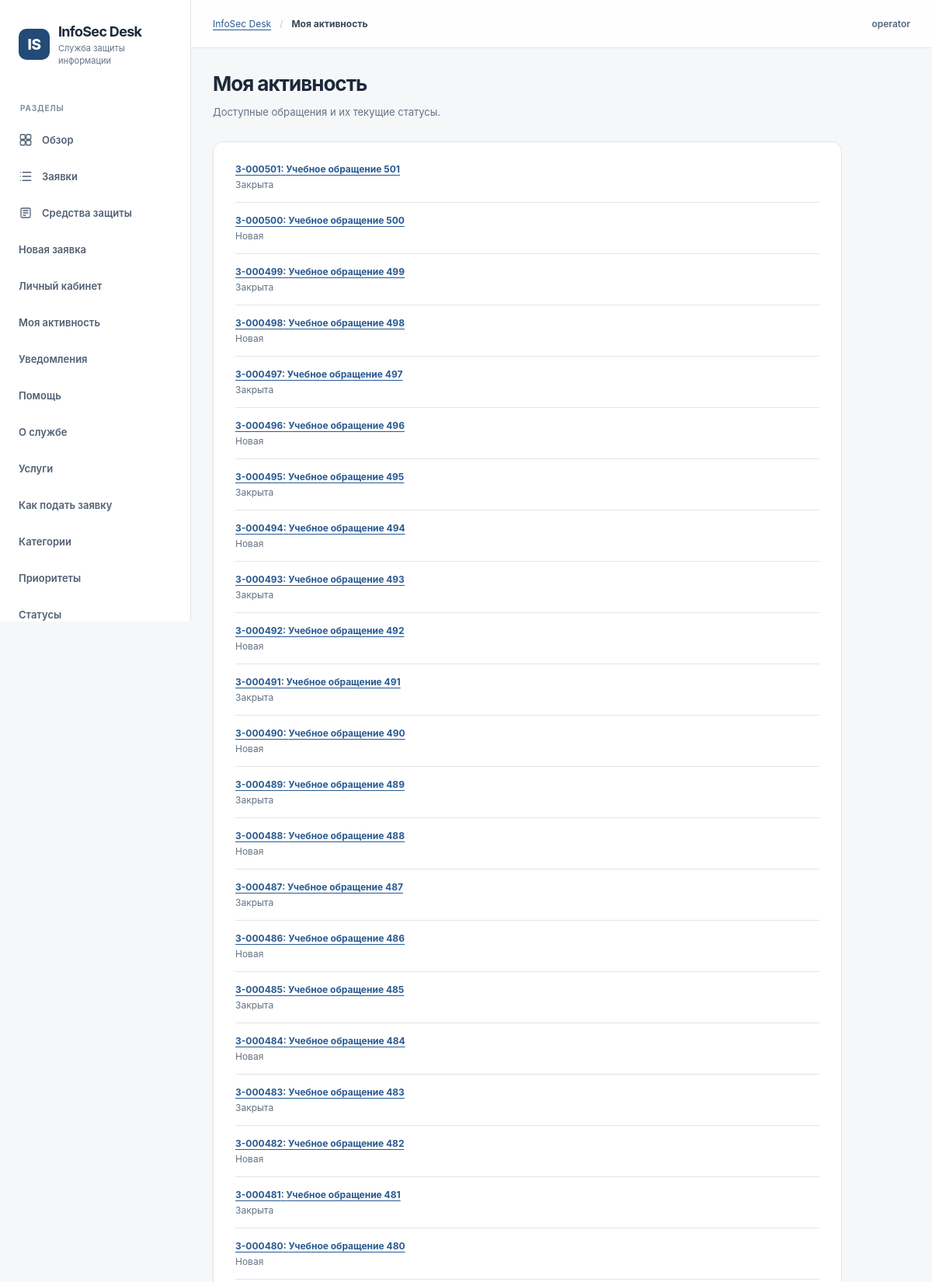
The app's page /my-activity (signed in, upper part) with its own data.
### tables this page shows
CREATE TABLE users (
    id INTEGER PRIMARY KEY,
    username TEXT NOT NULL UNIQUE COLLATE NOCASE,
    full_name TEXT NOT NULL,
    password_hash TEXT NOT NULL,
    role TEXT NOT NULL CHECK (role IN ('requester', 'operator', 'admin')),
    active INTEGER NOT NULL DEFAULT 1 CHECK (active IN (0, 1)),
    created_at TEXT NOT NULL DEFAULT (datetime('now'))
);

CREATE TABLE tickets (
    id INTEGER PRIMARY KEY,
    title TEXT NOT NULL,
    description TEXT NOT NULL,
    category TEXT NOT NULL CHECK (category IN
       ('access', 'antivirus', 'network', 'crypto', 'backup', 'other')),
    priority TEXT NOT NULL CHECK (priority IN ('low', 'normal', 'high', 'critical')),
    status TEXT NOT NULL DEFAULT 'new' CHECK (status IN
       ('new', 'in_progress', 'on_hold', 'resolved', 'closed')),
    asset_id INTEGER REFERENCES assets(id) ON DELETE RESTRICT,
    author_id INTEGER NOT NULL REFERENCES users(id) ON DELETE RESTRICT,
    assignee_id INTEGER REFERENCES users(id) ON DELETE SET NULL,
    created_at TEXT NOT NULL DEFAULT (datetime('now')),
    updated_at TEXT NOT NULL DEFAULT (datetime('now')),
    closed_at TEXT,
    resolved_at TEXT,
    due_at TEXT
);

### src/infosec_desk/web.py (the view)
    @app.get("/my-activity")
    def my_activity():
        user = require_user()
        return show(
            "my_activity.html",
            "Моя активность",
            items=service.list_tickets(db_path, user, limit=100),
        )

### src/infosec_desk/db.py (called while the page is built)
def connect(path: str | Path) -> sqlite3.Connection:
    db = sqlite3.connect(str(path), timeout=10)
    db.row_factory = sqlite3.Row
    db.execute("PRAGMA foreign_keys = ON")
    db.execute("PRAGMA busy_timeout = 5000")
    return db

### src/infosec_desk/security.py (called while the page is built)
def new_csrf_token() -> str:
    return secrets.token_urlsafe(32)

### src/infosec_desk/service.py (called while the page is built)
def find_user(db_path, user_id):
    with connect(db_path) as db:
        row = db.execute(
            "SELECT id,username,full_name,role,active FROM users WHERE id=?", (user_id,)
        ).fetchone()
    return dict(row) if row and row["active"] else None

def _ticket_select():
    return (
        "SELECT t.*, a.name AS asset_name, u.full_name AS author_name,\n"
        "        s.full_name AS assignee_name FROM tickets t\n"
        "        JOIN users u ON t.author_id=u.id\n"
        "        LEFT JOIN users s ON t.assignee_id=s.id\n"
        "        LEFT JOIN assets a ON t.asset_id=a.id"
    )

def list_tickets(db_path, user, status="", query="", limit=None):
    parts, params = ([], [])
    if user["role"] == "requester":
        parts.append("t.author_id=?")
        params.append(user["id"])
    if status in STATUSES:
        parts.append("t.status=?")
        params.append(status)
    if query.strip():
        parts.append("(t.title LIKE ? OR t.description LIKE ? OR CAST(t.id AS TEXT) LIKE ?)")
        params.extend([f"%{query.strip()}%"] * 3)
    where = " WHERE " + " AND ".join(parts) if parts else ""
    with connect(db_path) as db:
        sql = _ticket_select() + where + " ORDER BY t.id DESC"
        if limit is not None:
            sql += " LIMIT ?"
            params.append(int(limit))
        result = db.execute(sql, params)
        return [dict(row) for row in result]

def get_settings(db_path):
    with connect(db_path) as db:
        settings = {
            r["setting_key"]: r["setting_value"]
            for r in db.execute("SELECT * FROM application_settings")
        }
    return {
        "help_email": settings.get("help_email", "Уточняется у администратора"),
        "office_hours": settings.get("office_hours", "Пн-Пт, 09:00-18:00"),
        "site_title": settings.get("site_title", "InfoSec Desk"),
    }

### src/infosec_desk/templates/my_activity.html
{% extends 'base.html' %}
{% block content %}
<div class="page-head"><div><h1>Моя активность</h1>
  <p class="page-description">Доступные обращения и их текущие статусы.</p>
</div></div>
<section class="panel narrow" aria-label="Мои обращения">
  <div class="panel-body">
    <ul class="content-list">
      {% for item in items %}
      <li>
        <a class="text-link" href="/tickets/{{ item.id }}">{{ item.id | ticket_no }}: {{ item.title }}</a>
        <span class="muted small">{{ statuses[item.status] }}</span>
      </li>
      {% else %}<li>Доступных заявок пока нет.</li>{% endfor %}
    </ul>
  </div>
</section>
{% endblock %}

### src/infosec_desk/templates/base.html (shortened to what this page needs)
<!DOCTYPE html>
<html lang="ru">
<head>
  <link rel="stylesheet" href="/static/style.css?v=4">
</head>
<body>
<div class="layout">
  <aside class="sidebar" aria-label="Навигация">
    <a class="brand" href="/public/overview" aria-label="InfoSec Desk, на главную">
      <span class="brand-mark" aria-hidden="true">IS</span>
      <span><strong>InfoSec Desk</strong><small>Служба защиты информации</small></span>
    </a>
    <div class="sidebar-label">Разделы</div>
    <nav class="menu" aria-label="Главное меню">
      {% if user %}
      <a href="/" class="{{ 'active' if request.path == '/' else '' }}" {% if request.path == '/' %}aria-current="page"{% endif %}>
        Обзор
      </a>
      <a href="/tickets" class="{{ 'active' if request.path.startswith('/tickets') else '' }}" {% if request.path.startswith('/tickets') %}aria-current="page"{% endif %}>
        <svg class="menu-icon" aria-hidden="true" viewBox="0 0 24 24" fill="none" stroke="currentColor" stroke-width="1.7" stroke-linecap="round" stroke-linejoin="round"><path d="M7 5h14M7 12h14M7 19h14"/><path d="M3 5h.01M3 12h.01M3 19h.01"/></svg>
        Заявки
      </a>
      <a href="/assets" class="{{ 'active' if request.path == '/assets' else '' }}" {% if request.path == '/assets' %}aria-current="page"{% endif %}>
        <svg class="menu-icon" aria-hidden="true" viewBox="0 0 24 24" fill="none" stroke="currentColor" stroke-width="1.7" stroke-linecap="round" stroke-linejoin="round"><rect x="4" y="4" width="16" height="16" rx="2"/><path d="M8 8h8M8 12h8M8 16h4"/></svg>
        Средства защиты
      </a>
      <a href="/tickets/new">Новая заявка</a>
      <a href="/profile">Личный кабинет</a>
      <a href="/my-activity">Моя активность</a>
      <a href="/notifications">Уведомления</a>
      <a href="/my-help">Помощь</a>
      {% endif %}
      <a href="/public/overview">О службе</a>
      <a href="/public/services">Услуги</a>
      <a href="/public/submit">Как подать заявку</a>
      <a href="/public/categories">Категории</a>
      <a href="/public/priorities">Приоритеты</a>
      <a href="/public/status">Статусы</a>
    </nav>
  </aside>
  <main class="content" id="main-content">
    <header class="topbar">
      <nav class="topbar-path" aria-label="Хлебные крошки">
        <a href="/public/overview">InfoSec Desk</a><span class="topbar-divider">/</span>
        <strong aria-current="page">{{ title }}</strong>
      </nav>
      <div class="topbar-account">
        <span class="topbar-user">{{ user.username if user else 'Гость' }}</span>
      </div>
    </header>
    <div class="page">
      {% block content %}{% endblock %}
    </div>
  </main>
</div>
</body>
</html>

### src/infosec_desk/static/style.css (style rules this page uses)
:root { font-family: -apple-system, BlinkMacSystemFont, "Segoe UI", Arial, sans-serif; color: #253041; background: #f6f7f9; font-size: 14px; line-height: 1.45; font-synthesis: none; --ink: #253041; --muted: #657386; --subtle: #8490a0; --border: #e0e5eb; --accent: #295a91; --accent-hover: #214978; --surface: #fff; --canvas: #f6f7f9; --ring: #90b8ea; }
* { box-sizing: border-box; }
body { margin: 0; }
a { color: inherit; text-decoration: none; }
.layout { display: flex; min-height: 100vh; }
.sidebar { width: 246px; min-width: 246px; display: flex; flex-direction: column; padding: 28px 14px 18px; background: var(--surface); border-right: 1px solid var(--border); position: sticky; top: 0; height: 100vh; }
.brand { display: flex; gap: 11px; align-items: center; padding: 0 10px; margin: 0 0 45px; }
.brand-mark { display: grid; place-items: center; flex: 0 0 40px; height: 40px; width: 40px; border-radius: 10px; font-weight: 800; font-size: 19px; letter-spacing: -.6px; color: white; background: #234b78; }
.brand strong { display: block; font-weight: 720; font-size: 18px; letter-spacing: -.7px; color: #1d2939; }
.brand small { display: block; margin-top: 1px; color: var(--muted); font-size: 11px; }
.sidebar-label { padding: 0 12px; margin-bottom: 12px; text-transform: uppercase; letter-spacing: .08em; font-size: 10px; font-weight: 700; color: #8290a1; }
.menu { display: grid; gap: 4px; }
.menu a { display: flex; align-items: center; gap: 12px; min-height: 43px; padding: 10px 13px; border-radius: 9px; font-size: 13px; font-weight: 570; color: #516073; transition: background .15s ease, color .15s ease; }
.menu-icon { width: 18px; height: 18px; display: block; flex: 0 0 18px; }
.content { flex: 1; min-width: 0; }
.topbar { min-height: 62px; border-bottom: 1px solid var(--border); background: rgba(255,255,255,.9); display: flex; justify-content: space-between; align-items: center; gap: 20px; padding: 0 38px; }
.topbar-path { display: flex; align-items: center; gap: 11px; color: var(--muted); font-size: 12px; }
.topbar-path strong { font-weight: 650; color: #39495c; }
.topbar-divider { color: #c0c8d1; }
.topbar-user { font-size: 12px; color: #52677d; font-weight: 600; }
.page { max-width: 1490px; margin: 0 auto; padding: 38px 40px 70px; }
.page-head { display: flex; align-items: flex-start; justify-content: space-between; gap: 22px; margin-bottom: 28px; }
.page-head h1, .page-title { margin: 0; color: #1c293b; font-size: clamp(26px, 2.1vw, 33px); font-weight: 720; letter-spacing: -1px; line-height: 1.25; }
.page-description { margin: 9px 0 0; color: var(--muted); font-size: 13px; line-height: 1.6; }
p { margin-top: 0; }
.muted { color: var(--muted); line-height: 1.6; }
.small { font-size: 12px; }
.text-link { color: var(--accent); font-weight: 650; font-size: 12px; }
.panel { margin-top: 22px; overflow: hidden; border: 1px solid var(--border); border-radius: 13px; background: #fff; }
.panel-body { padding: 25px 28px; }
.narrow { max-width: 810px; }
@media (max-width:1280px) { .page { padding: 30px 28px 55px; } }
@media (max-width:1280px) { .topbar { padding: 0 28px; } }
.topbar-account { display: flex; align-items: center; gap: 14px; flex-shrink: 0; }
.topbar-path a { color: var(--accent); text-decoration: underline; text-underline-offset: 3px; }
.sidebar { overflow-y: auto; max-height: 100vh; }
.menu a { padding: 8px 10px; }
.panel ul { line-height: 1.7; }
.panel-body > :last-child { margin-bottom: 0; }
.readable-text a, .content-list a { color: var(--accent); text-decoration: underline; text-underline-offset: 3px; }
.content-list { list-style: none; margin: 0; padding: 0; }
.content-list li { padding: 13px 0; border-bottom: 1px solid var(--border); line-height: 1.65; overflow-wrap: anywhere; }
.content-list li:first-child { padding-top: 0; }
.content-list li > span, .content-list li > a { display: block; }

### records on screen
users: username "operator"
tickets: id|ticket_no "З-000501", title "Учебное обращение 501", status "Закрыта"
tickets: id|ticket_no "З-000500", title "Учебное обращение 500", status "Новая"
tickets: id|ticket_no "З-000499", title "Учебное обращение 499", status "Закрыта"
tickets: id|ticket_no "З-000498", title "Учебное обращение 498", status "Новая"
tickets: id|ticket_no "З-000497", title "Учебное обращение 497", status "Закрыта"
tickets: id|ticket_no "З-000496", title "Учебное обращение 496", status "Новая"
tickets: id|ticket_no "З-000495", title "Учебное обращение 495", status "Закрыта"
tickets: id|ticket_no "З-000494", title "Учебное обращение 494", status "Новая"
tickets: id|ticket_no "З-000493", title "Учебное обращение 493", status "Закрыта"
tickets: id|ticket_no "З-000492", title "Учебное обращение 492", status "Новая"
tickets: id|ticket_no "З-000491", title "Учебное обращение 491", status "Закрыта"
tickets: id|ticket_no "З-000490", title "Учебное обращение 490", status "Новая"
tickets: id|ticket_no "З-000489", title "Учебное обращение 489", status "Закрыта"
tickets: id|ticket_no "З-000488", title "Учебное обращение 488", status "Новая"
tickets: id|ticket_no "З-000487", title "Учебное обращение 487", status "Закрыта"
tickets: id|ticket_no "З-000486", title "Учебное обращение 486", status "Новая"
tickets: id|ticket_no "З-000485", title "Учебное обращение 485", status "Закрыта"
tickets: id|ticket_no "З-000484", title "Учебное обращение 484", status "Новая"
tickets: id|ticket_no "З-000483", title "Учебное обращение 483", status "Закрыта"
tickets: id|ticket_no "З-000482", title "Учебное обращение 482", status "Новая"
tickets: id|ticket_no "З-000481", title "Учебное обращение 481", status "Закрыта"
tickets: id|ticket_no "З-000480", title "Учебное обращение 480", status "Новая"

### other values on screen
{{ title }} "Моя активность"
